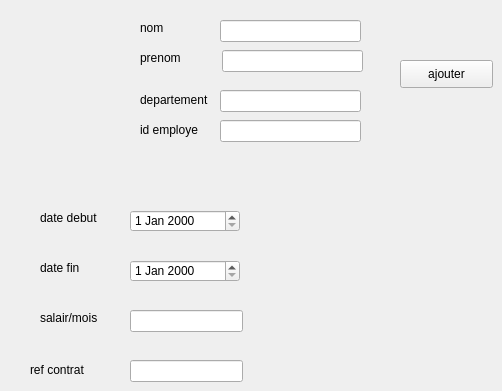
      <widget class="QWidget" name="tab">
       <attribute name="title">
        <string>ajouter</string>
       </attribute>
       <widget class="QPushButton" name="pushButton">
        <property name="geometry">
         <rect>
          <x>400</x>
          <y>60</y>
          <width>93</width>
          <height>28</height>
         </rect>
        </property>
        <property name="text">
         <string>ajouter</string>
        </property>
       </widget>
       <widget class="QLineEdit" name="lineEdit">
        <property name="geometry">
         <rect>
          <x>220</x>
          <y>20</y>
          <width>141</width>
          <height>22</height>
         </rect>
        </property>
       </widget>
       <widget class="QLineEdit" name="lineEdit_4">
        <property name="geometry">
         <rect>
          <x>220</x>
          <y>90</y>
          <width>141</width>
          <height>22</height>
         </rect>
        </property>
       </widget>
       <widget class="QLabel" name="label">
        <property name="geometry">
         <rect>
          <x>140</x>
          <y>20</y>
          <width>55</width>
          <height>16</height>
         </rect>
        </property>
        <property name="text">
         <string>nom</string>
        </property>
       </widget>
       <widget class="QLabel" name="label_2">
        <property name="geometry">
         <rect>
          <x>140</x>
          <y>50</y>
          <width>55</width>
          <height>16</height>
         </rect>
        </property>
        <property name="text">
         <string>prenom</string>
        </property>
       </widget>
       <widget class="QLabel" name="label_4">
        <property name="geometry">
         <rect>
          <x>140</x>
          <y>90</y>
          <width>81</width>
          <height>20</height>
         </rect>
        </property>
        <property name="text">
         <string>departement</string>
        </property>
       </widget>
       <widget class="QLineEdit" name="lineEdit_2">
        <property name="geometry">
         <rect>
          <x>222</x>
          <y>50</y>
          <width>141</width>
          <height>22</height>
         </rect>
        </property>
        <property name="readOnly">
         <bool>false</bool>
        </property>
       </widget>
       <widget class="QDateEdit" name="dateEdit_4">
        <property name="geometry">
         <rect>
          <x>130</x>
          <y>210</y>
          <width>110</width>
          <height>22</height>
         </rect>
        </property>
       </widget>
       <widget class="QDateEdit" name="dateEdit_5">
        <property name="geometry">
         <rect>
          <x>130</x>
          <y>260</y>
          <width>110</width>
          <height>22</height>
         </rect>
        </property>
       </widget>
       <widget class="QLineEdit" name="lineEdit_20">
        <property name="geometry">
         <rect>
          <x>130</x>
          <y>310</y>
          <width>113</width>
          <height>22</height>
         </rect>
        </property>
       </widget>
       <widget class="QLineEdit" name="lineEdit_21">
        <property name="geometry">
         <rect>
          <x>130</x>
          <y>360</y>
          <width>113</width>
          <height>22</height>
         </rect>
        </property>
       </widget>
       <widget class="QLabel" name="label_6">
        <property name="geometry">
         <rect>
          <x>40</x>
          <y>310</y>
          <width>81</width>
          <height>16</height>
         </rect>
        </property>
        <property name="text">
         <string>salair/mois</string>
        </property>
       </widget>
       <widget class="QLabel" name="label_7">
        <property name="geometry">
         <rect>
          <x>140</x>
          <y>120</y>
          <width>71</width>
          <height>20</height>
         </rect>
        </property>
        <property name="text">
         <string>id employe</string>
        </property>
       </widget>
       <widget class="QLabel" name="label_3">
        <property name="geometry">
         <rect>
          <x>40</x>
          <y>210</y>
          <width>71</width>
          <height>16</height>
         </rect>
        </property>
        <property name="text">
         <string>date debut</string>
        </property>
       </widget>
       <widget class="QLabel" name="label_5">
        <property name="geometry">
         <rect>
          <x>40</x>
          <y>260</y>
          <width>55</width>
          <height>16</height>
         </rect>
        </property>
        <property name="text">
         <string>date fin</string>
        </property>
       </widget>
       <widget class="QLineEdit" name="lineEdit_3">
        <property name="geometry">
         <rect>
          <x>220</x>
          <y>120</y>
          <width>141</width>
          <height>22</height>
         </rect>
        </property>
       </widget>
       <widget class="QLabel" name="label_9">
        <property name="geometry">
         <rect>
          <x>30</x>
          <y>360</y>
          <width>81</width>
          <height>20</height>
         </rect>
        </property>
        <property name="text">
         <string>ref contrat</string>
        </property>
       </widget>
      </widget>
